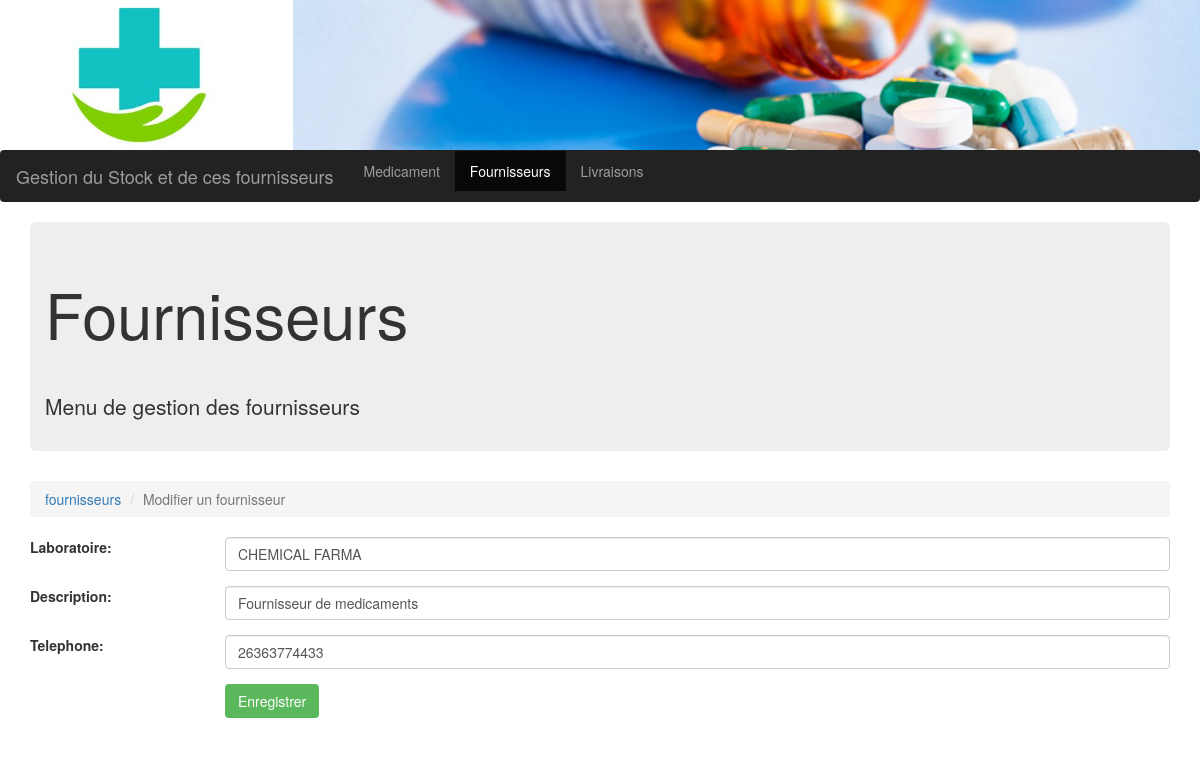
The page /gestionstock/editerfournisseur.php?id=1 on the database its author committed.
### tables this page shows
CREATE TABLE `fournisseur` (
  `idFournisseur` bigint(20) NOT NULL,
  `laboratoire` varchar(255) DEFAULT NULL,
  `descriptionlab` varchar(255) DEFAULT NULL,
  `telephone` varchar(255) DEFAULT NULL
);

### gestionstock/editerfournisseur.php (the view, shortened to what this page needs)
<!DOCTYPE html>
<?php
include 'connect/database.php';
if(isset($_GET['id'])){
    $sql = "SELECT * from fournisseur WHERE idFournisseur=".$_GET['id']." LIMIT 1";
    $result = $conn->query($sql);
    $row = $result->fetch_assoc();
}
?>
<html lang="en">
<head>
    <link rel="stylesheet" href="css/main.css" >
</head>
<body>
<header>
    <div class="row">
        <div class="col-md-3 logo"></div>
        <div class="col-md-9 medicament"></div>
    </div>
    <nav class="navbar navbar-inverse">
        <div class="container-fluid">
            <div class="navbar-header">
                <a class="navbar-brand" href="index.php">Gestion du Stock et de ces fournisseurs</a>
            </div>
            <ul class="nav navbar-nav">
                <li><a href="index.php">Medicament</a></li>
                <li class="active" ><a href="fournisseurs.php">Fournisseurs</a></li>
                <li><a href="livraisons.php">Livraisons</a></li>
            </ul>
        </div>
    </nav>
</header>
<section class="container">
    <div class="jumbotron">
        <h1>Fournisseurs</h1>
        <p>Menu de gestion des fournisseurs</p>
    </div>
    <nav>
        <ol class="breadcrumb">
            <li class="breadcrumb-item"><a href="fournisseurs.php">fournisseurs</a></li>
            <li class="breadcrumb-item active">Modifier un fournisseur</li>
        </ol>
    </nav>
    <div class="row">
        <div class="col-md-12">
            <form method="post" action="fournisseurUpdateAction.php">
                <div class="form-group row">
                    <label for="lab" class="col-sm-2 col-form-label" >Laboratoire:</label>
                    <div class="col-sm-10">
                        <input type="text" class="form-control" value= <?php echo " '".$row['laboratoire']."'"; ?>  id="lab" name="lab" require>
                    </div>
                </div>
                <div class="form-group row">
                    <label for="description" class="col-sm-2 col-form-label" >Description:</label>
                    <div class="col-sm-10">
                        <input type="text" class="form-control" value= <?php echo " '".$row['descriptionlab']."'"; ?>  id="description" name="description" require>
                    </div>
                </div>
                <div class="form-group row">
                    <label for="telephone" class="col-sm-2 col-form-label">Telephone:</label>
                    <div class="col-sm-10">
                        <input type="tel" class="form-control" value= <?php echo " '".$row['telephone']."'"; ?>  id="telephone" name="telephone" require>
                    </div>
                </div>
                <div class="row">
                    <div class="col-md-2"></div>
                    <div class="col-md-3">
                        <button type="submit" class="btn btn-success">Enregistrer</button>
                    </div>
                </div>
            </form>
        </div>
    </div>
    <div style="height: 20px;"></div>
</section>
</body>
</html>

### rows shown on the page
fournisseur: lab "CHEMICAL FARMA", description "Fournisseur de medicaments", telephone "26363774433"
